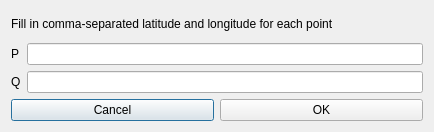
<?xml version="1.0" encoding="UTF-8"?>
<ui version="4.0">
 <class>Dialog</class>
 <widget class="QDialog" name="Dialog">
  <property name="geometry">
   <rect>
    <x>0</x>
    <y>0</y>
    <width>434</width>
    <height>132</height>
   </rect>
  </property>
  <property name="windowTitle">
   <string>Dialog</string>
  </property>
  <layout class="QVBoxLayout" name="verticalLayout">
   <item>
    <widget class="QLabel" name="label_3">
     <property name="text">
      <string>Fill in comma-separated latitude and longitude for each point</string>
     </property>
    </widget>
   </item>
   <item>
    <layout class="QFormLayout" name="formLayout">
     <item row="0" column="0">
      <widget class="QLabel" name="label">
       <property name="toolTip">
        <string>First point</string>
       </property>
       <property name="text">
        <string>P</string>
       </property>
      </widget>
     </item>
     <item row="1" column="0">
      <widget class="QLabel" name="label_2">
       <property name="toolTip">
        <string>Second point</string>
       </property>
       <property name="text">
        <string>Q</string>
       </property>
      </widget>
     </item>
     <item row="1" column="1">
      <widget class="QLineEdit" name="lineEditQ"/>
     </item>
     <item row="0" column="1">
      <widget class="QLineEdit" name="lineEditP">
       <property name="toolTip">
        <string>latitude,longitude</string>
       </property>
      </widget>
     </item>
    </layout>
   </item>
   <item>
    <layout class="QHBoxLayout" name="horizontalLayout">
     <item>
      <widget class="QPushButton" name="cancelPushButton">
       <property name="text">
        <string>Cancel</string>
       </property>
      </widget>
     </item>
     <item>
      <widget class="QPushButton" name="OKPushButton">
       <property name="text">
        <string>OK</string>
       </property>
      </widget>
     </item>
    </layout>
   </item>
  </layout>
 </widget>
 <resources/>
 <connections/>
</ui>
